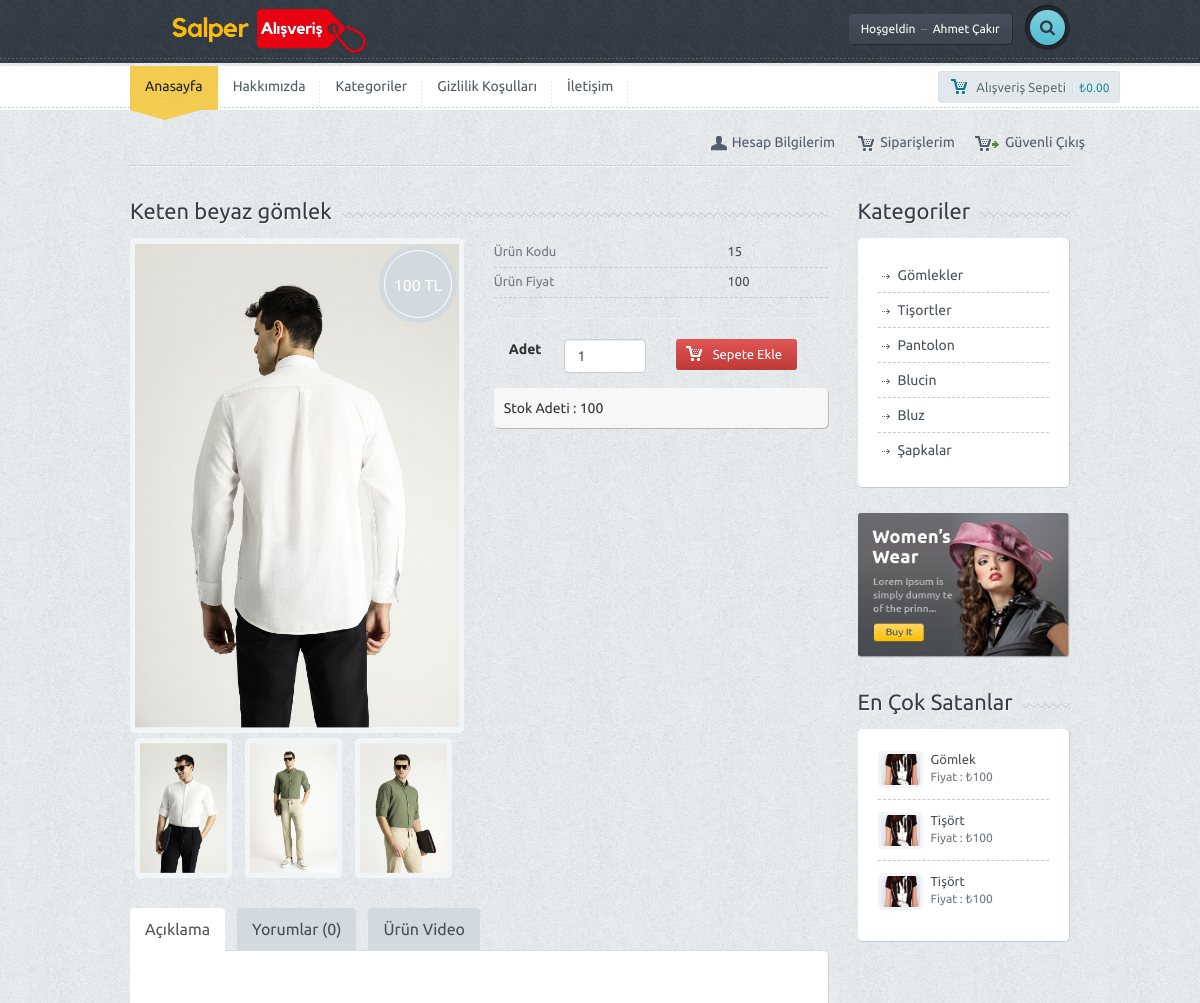
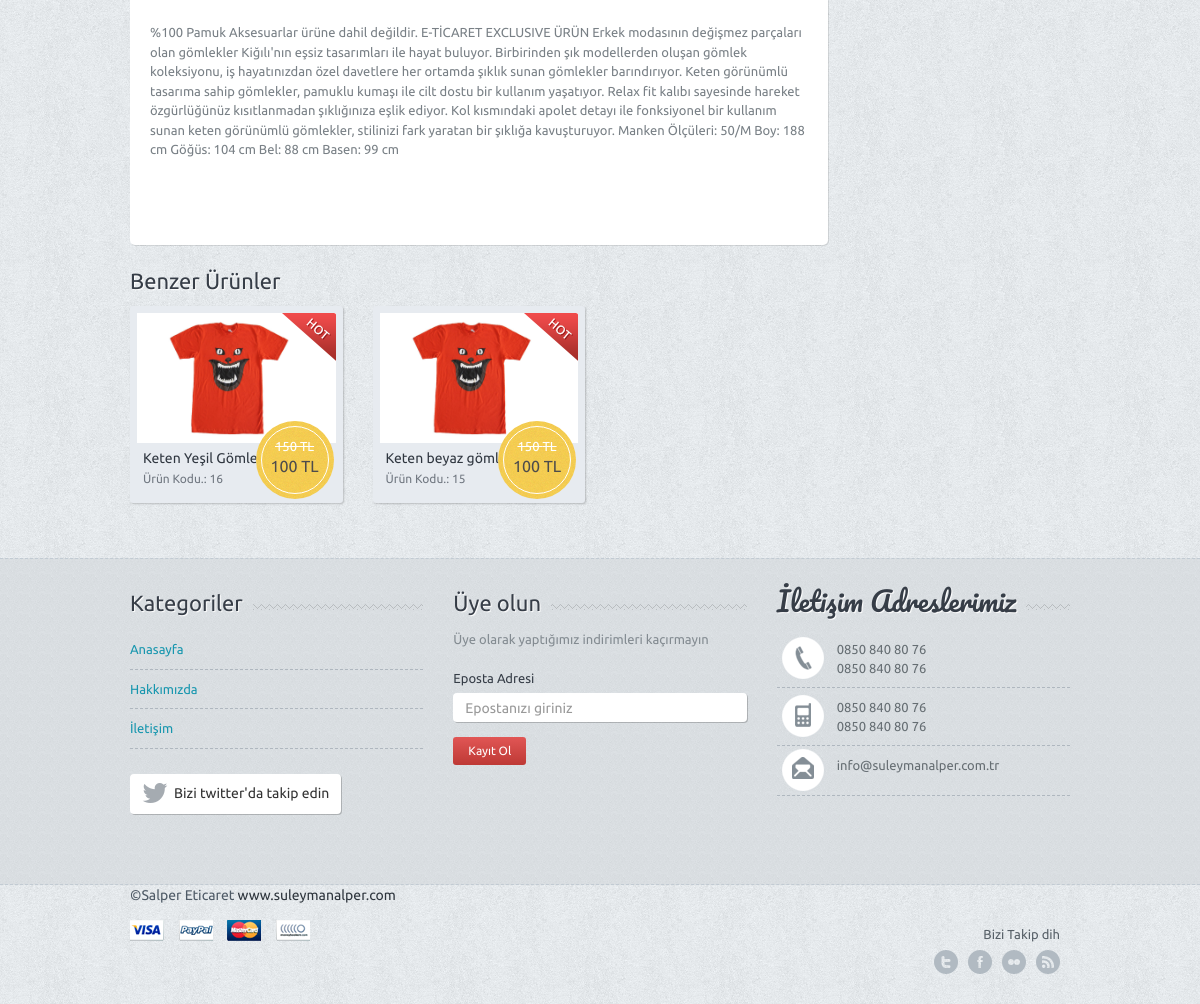
Page /eticaret/urun-detay.php?urun_id=15 (signed in) on the committed database (2 pictures, top to bottom).
### tables this page shows
CREATE TABLE `ayar` (
  `ayar_id` int(11) NOT NULL,
  `ayar_logo` varchar(250) NOT NULL,
  `ayar_url` varchar(50) NOT NULL,
  `ayar_title` varchar(250) NOT NULL,
  `ayar_description` varchar(250) NOT NULL,
  `ayar_keywords` varchar(50) NOT NULL,
  `ayar_author` varchar(50) NOT NULL,
  `ayar_tel` varchar(50) NOT NULL,
  `ayar_gsm` varchar(50) NOT NULL,
  `ayar_faks` varchar(50) NOT NULL,
  `ayar_mail` varchar(50) NOT NULL,
  `ayar_ilce` varchar(50) NOT NULL,
  `ayar_il` varchar(50) NOT NULL,
  `ayar_adres` varchar(250) NOT NULL,
  `ayar_mesai` varchar(250) NOT NULL,
  `ayar_maps` varchar(250) NOT NULL,
  `ayar_analystic` varchar(50) NOT NULL,
  `ayar_zopim` varchar(250) NOT NULL,
  `ayar_facebook` varchar(50) NOT NULL,
  `ayar_twitter` varchar(50) NOT NULL,
  `ayar_google` varchar(50) NOT NULL,
  `ayar_youtube` varchar(50) NOT NULL,
  `ayar_smtphost` varchar(50) NOT NULL,
  `ayar_smtpuser` varchar(50) NOT NULL,
  `ayar_smtppassword` varchar(50) NOT NULL,
  `ayar_smtpport` varchar(50) NOT NULL,
  `ayar_bakim` enum('0','1') NOT NULL DEFAULT '1'
);

CREATE TABLE `kullanici` (
  `kullanici_id` int(11) NOT NULL,
  `kullanici_zaman` datetime NOT NULL DEFAULT current_timestamp(),
  `kullanici_resim` varchar(250) NOT NULL,
  `kullanici_tc` varchar(50) NOT NULL,
  `kullanici_ad` varchar(50) NOT NULL,
  `kullanici_mail` varchar(100) NOT NULL,
  `kullanici_gsm` varchar(50) NOT NULL,
  `kullanici_password` varchar(50) NOT NULL,
  `kullanici_adsoyad` varchar(50) NOT NULL,
  `kullanici_adres` varchar(250) NOT NULL,
  `kullanici_il` varchar(100) NOT NULL,
  `kullanici_ilce` varchar(100) NOT NULL,
  `kullanici_unvan` varchar(100) NOT NULL,
  `kullanici_yetki` varchar(50) NOT NULL,
  `kullanici_durum` int(1) NOT NULL DEFAULT 1
);

CREATE TABLE `menu` (
  `menu_id` int(11) NOT NULL,
  `menu_ust` varchar(50) NOT NULL,
  `menu_ad` varchar(100) NOT NULL,
  `menu_detay` text NOT NULL,
  `menu_url` varchar(250) NOT NULL,
  `menu_sira` int(2) NOT NULL,
  `menu_durum` enum('0','1') NOT NULL,
  `menu_seourl` varchar(250) NOT NULL
);

CREATE TABLE `urun` (
  `urun_id` int(11) NOT NULL,
  `kategori_id` int(11) NOT NULL,
  `urun_zaman` timestamp NOT NULL DEFAULT current_timestamp(),
  `urun_ad` varchar(250) NOT NULL,
  `urun_seourl` varchar(250) NOT NULL,
  `urun_detay` text NOT NULL,
  `urun_fiyat` float(9,2) NOT NULL,
  `urun_video` varchar(50) NOT NULL,
  `urun_keyword` varchar(250) NOT NULL,
  `urun_stok` int(11) NOT NULL,
  `urun_durum` enum('0','1') NOT NULL DEFAULT '1',
  `urun_onecikar` enum('0','1') NOT NULL DEFAULT '0'
);

CREATE TABLE `urunfoto` (
  `urunfoto_id` int(11) NOT NULL,
  `urun_id` int(11) NOT NULL,
  `urunfoto_resimyol` varchar(255) NOT NULL,
  `urunfoto_sira` int(2) NOT NULL
);

CREATE TABLE `kategori` (
  `kategori_id` int(11) NOT NULL,
  `kategori_ad` varchar(100) NOT NULL,
  `kategori_ust` int(2) NOT NULL,
  `kategori_seourl` varchar(250) NOT NULL,
  `kategori_sira` int(11) NOT NULL,
  `kategori_durum` enum('0','1') NOT NULL DEFAULT '1'
);

### eticaret/urun-detay.php (the view, shortened to what the rows shown need)
<?php
include 'header.php';
$urunsor = $db->prepare("SELECT * FROM urun WHERE urun_id = :urun_id");
$urunsor->execute(array(
    'urun_id' => $_GET['urun_id']
));
$uruncek = $urunsor->fetch(PDO::FETCH_ASSOC);
?>
<head>
    <link rel="stylesheet" type="text/css" href="js/product/jquery.fancybox.css?v=2.1.5" media="screen">
</head>
<div class="container">
    <div class="row">
        <div class="col-md-9">
            <div class="title-bg">
                <div class="title"><?php echo $uruncek['urun_ad'] ?></div>
            </div>
            <div class="row">
                <div class="col-md-6">
                    <?php
                    $urun_id = $uruncek['urun_id'];
                    $urunfotosor = $db->prepare("SELECT * FROM urunfoto WHERE urun_id = :urun_id ORDER BY urunfoto_sira ASC LIMIT 1");
                    $urunfotosor->execute(array(
                        'urun_id' => $urun_id
                    ));
                    $urunfotocek = $urunfotosor->fetch(PDO::FETCH_ASSOC);
                    ?>
                    <div class="dt-img">
                        <div class="detpricetag">
                            <div class="inner"><?php echo $uruncek['urun_fiyat'] ?> TL</div>
                        </div>
                        <a class="fancybox" href="<?php echo $urunfotocek['urunfoto_resimyol'] ?>" data-fancybox-group="gallery" title="Cras neque mi, semper leon">
                            <img src="<?php echo $urunfotocek['urunfoto_resimyol'] ?>" alt="" class="img-responsive">
                        </a>
                    </div>
                    <?php
                    $urunfotosor = $db->prepare("SELECT * FROM urunfoto WHERE urun_id = :urun_id ORDER BY urunfoto_sira ASC LIMIT 1,3");
                    $urunfotosor->execute(array(
                        'urun_id' => $urun_id
                    ));
                    while ($urunfotocek = $urunfotosor->fetch(PDO::FETCH_ASSOC)) { ?>
                        <div class="thumb-img">
                            <a class="fancybox" href="<?php echo $urunfotocek['urunfoto_resimyol'] ?>" data-fancybox-group="gallery" title="Cras neque mi, semper leon">
                                <img src="<?php echo $urunfotocek['urunfoto_resimyol'] ?>" alt="" class="img-responsive">
                            </a>
                        </div>
                    <?php } ?>
                </div>
                <div class="col-md-6 det-desc">
                    <div class="productdata">
                        <div class="infospan">Ürün Kodu <span><?php echo $uruncek['urun_id']; ?></span></div>
                        <div class="infospan">Ürün Fiyat <span><?php echo $uruncek['urun_fiyat']; ?></span></div>
                        <div class="sharing">
                            <div class="avatock"><span>
                                <?php
                                if ($uruncek['urun_stok'] >= 1) {
                                    echo "Stok Adeti : " . $uruncek['urun_stok'];
                                } else {
                                    echo "Ürün Kalmadı";
                                }
                                ?>
                            </span></div>
                        </div>
                    </div>
                </div>
            </div>
            <div class="tab-review">
                <div id="myTabContent" class="tab-content shop-tab-ct">
                    <div class="tab-pane fade active in" id="desc">
                        <p><?php echo $uruncek['urun_detay'] ?></p>
                    </div>
                </div>
            </div>
            <div class="row prdct">
                <?php
                $kategori_id = $uruncek['kategori_id'];
                $urunaltsor = $db->prepare("SELECT * FROM urun WHERE kategori_id = :kategori_id ORDER BY RAND() LIMIT 3");
                $urunaltsor->execute(array('kategori_id' => $kategori_id));
                while ($urunaltcek = $urunaltsor->fetch(PDO::FETCH_ASSOC)) { ?>
                    <div class="col-md-4">
                        <div class="productwrap">
                            <div class="pr-img">
                                <div class="hot"></div>
                                <a href="urun-<?=seo($urunaltcek["urun_ad"]).'-'.$urunaltcek["urun_id"]?>">
                                    <img src="images/sample-3.jpg" alt="" class="img-responsive">
                                </a>
                                <div class="pricetag on-sale">
                                    <div class="inner on-sale">
                                        <span class="onsale">
                                            <span class="oldprice"><?php echo $urunaltcek['urun_fiyat'] * 1.50 ?> TL</span>
                                            <?php echo $urunaltcek['urun_fiyat'] ?> TL
                                        </span>
                                    </div>
                                </div>
                            </div>
                            <span class="smalltitle"><a href="product.htm"><?php echo $urunaltcek['urun_ad'] ?></a></span>
                            <span class="smalldesc">Ürün Kodu.: <?php echo $urunaltcek['urun_id'] ?></span>
                        </div>
                    </div>
                <?php } ?>
            </div>
        </div>
        <?php include 'sidebar.php' ?>
    </div>
</div>
<?php include 'footer.php' ?>

### eticaret/header.php (shortened to what the rows shown need)
<?php
include 'nedmin/netting/baglan.php';
include 'nedmin/production/fonksiyon.php';
$ayarsor = $db->prepare("SELECT * FROM ayar where ayar_id=:id");
$ayarsor->execute(array(
  'id' => 0
));
$ayarcek = $ayarsor->fetch(PDO::FETCH_ASSOC);
if (isset($_SESSION['userkullanici_mail'])) {
  $kullanicisor = $db->prepare("SELECT * FROM kullanici where kullanici_mail=:mail");
  $kullanicisor->execute(array(
    'mail' => $_SESSION['userkullanici_mail']
  ));
  $kullanicicek = $kullanicisor->fetch(PDO::FETCH_ASSOC);
} else {
  $kullanicicek = null;
}
?>
<!DOCTYPE html>
<html lang="en">
<head>
  <link href='font-awesome\css\font-awesome.css' rel="stylesheet" type="text/css">
  <link href="bootstrap\css\bootstrap.min.css" rel="stylesheet">
  <link rel="stylesheet" type="text/css" href="css/animate.css">
  <link rel="stylesheet" href="style.css">
  <link rel="stylesheet" href="css\owl.carousel.css">
  <link rel="stylesheet" href="css\owl.transitions.css">
</head>
<body>
  <div id="wrapper">
    <div class="header">
      <div class="container">
        <div class="row">
          <div class="col-xs-6 col-md-4 main-logo animated shake">
            <a href="index.php"><img width="250" src="<?php echo $ayarcek['ayar_logo'] ?>" alt="Site Logosu" class="logo img-responsive"></a>
          </div>
          <div class="col-md-8">
            <div class="pushright">
              <div class="top">
                <?php
                if (!isset($_SESSION['userkullanici_mail'])) { ?>
                  <a href="#" id="reg" class="btn btn-default btn-dark">Giriş Yap<span>-- yada --</span>Kayıt Ol</a>
                <?php } else { ?>
                  <a href="#" class="btn btn-default btn-dark">Hoşgeldin<span>--</span><?php echo $kullanicicek['kullanici_adsoyad'] ?></a>
                <?php } ?>
                <div class="srch-wrap">
                  <a href="#" id="srch" class="btn btn-default btn-search"><i class="fa fa-search"></i></a>
                </div>
              </div>
            </div>
          </div>
        </div>
      </div>
    </div>
    <div class="main-nav">
      <div class="navbar navbar-default navbar-static-top">
        <div class="container">
          <div class="row">
            <div class="col-md-10">
              <div class="navbar-collapse collapse">
                <ul class="nav navbar-nav">
                  <?php
                  $menusor = $db->prepare("SELECT * FROM menu where menu_durum=:durum order by menu_sira ASC limit 5");
                  $menusor->execute(array(
                    'durum' => 1
                  ));
                  while ($menucek = $menusor->fetch(PDO::FETCH_ASSOC)) {
                  ?>
                    <li><a href="
        <?php
                    if (!empty($menucek['menu_url'])) {
                      echo $menucek['menu_url'];
                    } else {
                      echo "sayfa-" . seo($menucek['menu_ad']);
                    }
        ?>
        "><?php echo $menucek['menu_ad'] ?></a></li>
                  <?php } ?>
                </ul>
              </div>
            </div>
          </div>
        </div>
      </div>
    </div>

### eticaret/sidebar.php (shortened to what the rows shown need)
<div class="col-md-3">
	<div class="categorybox">
		<ul>
					<?php
			$query = "SELECT * FROM kategori order by kategori_id";
			$goster = $db->prepare($query);
$goster->execute();
 $toplamSatirSayisi = $goster->rowCount();
$tumSonuclar = $goster->fetchAll();
for ($i = 0; $i < $toplamSatirSayisi; $i++) {
	if ($tumSonuclar[$i]['kategori_ust'] == "0") {
		kategori($tumSonuclar[$i]['kategori_id'], $tumSonuclar[$i]['kategori_ad'], $tumSonuclar[$i]['kategori_ust']);
	}
}
function kategori($kategori_id, $kategori_ad, $kategori_ust) {
	global $tumSonuclar;
	global $toplamSatirSayisi;
	$altKategoriSayisi = 0;
	for ($i = 0; $i < $toplamSatirSayisi; $i++) {
		if ($tumSonuclar[$i]['kategori_ust'] == $kategori_id) {
			$altKategoriSayisi++;
		}
	}
	?>
	<li>
		<a href="kategori-<?=seo($kategori_ad) ?>"><?php echo $kategori_ad ?></a>
</li>
<?php
}
?>
		</ul>
	</div>
			</div>

### eticaret/footer.php (shortened to what the rows shown need)
<div class="f-widget">
		<div class="container">
			<div class="row">
				<div class="col-md-4">
					<ul class="contact-widget">
						<li class="fphone"><?php echo $ayarcek['ayar_tel']; ?> <br> <?php echo $ayarcek['ayar_faks']; ?></li>
						<li class="fmobile"><?php echo $ayarcek['ayar_gsm']; ?><br><?php echo $ayarcek['ayar_gsm']; ?></li>
						<li class="fmail lastone"><?php echo $ayarcek['ayar_mail']; ?></li>
					</ul>
				</div>
			</div>
		</div>
	</div>
	<div class="footer">
		<div class="container">
			<div class="row">
				<div class="col-md-9">
					<div class="f-credit">&copy;<?php echo $ayarcek['ayar_author'] ?> <a href="https://suleymanalper.com">www.suleymanalper.com</a></div>
					<a href=""><div class="payment visa"></div></a>
					<a href=""><div class="payment paypal"></div></a>
					<a href=""><div class="payment mc"></div></a>
					<a href=""><div class="payment nh"></div></a>
				</div>
			</div>
		</div>
	</div>
	</div>
  </body>
</html>

### rows in the picture
ayar: ayar_logo (picture), ayar_tel "0850 840 80 76", ayar_faks "0850 840 80 76", ayar_gsm "0850 840 80 76", ayar_mail "info@suleymanalper.com.tr", ayar_author "Salper Eticaret"
kullanici: kullanici_adsoyad "Ahmet Çakır"
menu: menu_ad "Hakkımızda"
menu: menu_ad "Kategoriler"
menu: menu_ad "Gizlilik Koşulları"
menu: menu_ad "İletişim"
urun: urun_ad "Keten beyaz gömlek", urun_fiyat "100", urun_id "15", urun_stok "100", urun_detay "%100 Pamuk Aksesuarlar ürüne dahil değildir. E-TİCARET EXCLUSIVE ÜRÜN Erkek modasının değişmez parçaları olan gömlekler Kiğılı'nın eşsiz tasarımları ile hayat buluyor. Birbirinden şık modellerden oluşan gömlek koleksiyonu, iş hayatınızdan özel davetlere her ortamda şıklık sunan gömlekler barındırıyor. Keten görünümlü tasarıma sahip gömlekler, pamuklu kumaşı ile cilt dostu bir kullanım yaşatıyor. Relax fit kalıbı sayesinde hareket özgürlüğünüz kısıtlanmadan şıklığınıza eşlik ediyor. Kol kısmındaki apolet detayı ile fonksiyonel bir kullanım sunan keten görünümlü gömlekler, stilinizi fark yaratan bir şıklığa kavuşturuyor. Manken Ölçüleri: 50/M Boy: 188 cm Göğüs: 104 cm Bel: 88 cm Basen: 99 cm", $urunaltcek['urun_fiyat']*1.50 "150"
urunfoto: urunfoto_resimyol (picture)
urunfoto: urunfoto_resimyol (picture)
urunfoto: urunfoto_resimyol (picture)
urunfoto: urunfoto_resimyol (picture)
urun: $urunaltcek['urun_fiyat']*1.50 "150", urun_fiyat "100", urun_ad "Keten Yeşil Gömlek", urun_id "16"
kategori: kategori_ust 0 (drawn), kategori_ad "Gömlekler"
kategori: kategori_ust 0 (drawn), kategori_ad "Tişortler"
kategori: kategori_ust 0 (drawn), kategori_ad "Pantolon"
kategori: kategori_ust 0 (drawn), kategori_ad "Blucin"
kategori: kategori_ust 0 (drawn), kategori_ad "Bluz"
kategori: kategori_ust 0 (drawn), kategori_ad "Şapkalar"

### other values in the picture
$yorumSayisi->fetchColumn() "0"
